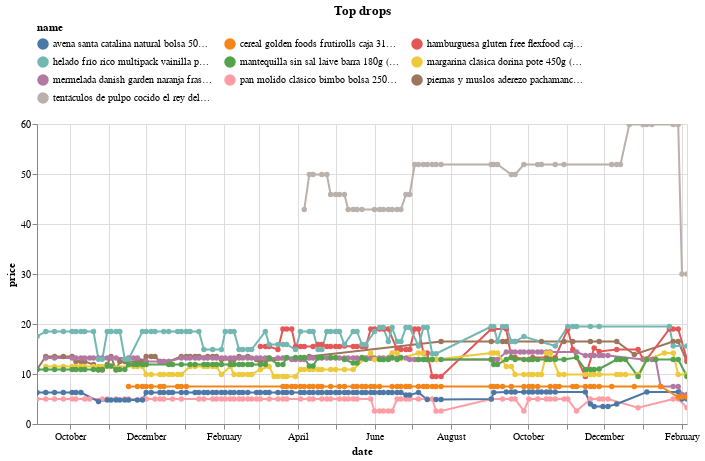

Notebook code cell kept with this figure:
### Code cell
(top_changes
 .sort_values('change')
 .head(10)
 .pipe(plot_changes, 'Top drops')
)

### Figure 1 — Vega-Lite specification as saved in the notebook (floating-point values rounded to 4 significant figures; data arrays with more than 128 entries replaced by an {"elided": "..."} marker saying what was removed)
{"config": {"view": {"continuousWidth": 300, "continuousHeight": 300}, "legend": {"columns": 3, "orient": "top"}}, "data": {"name": "data-4ab8582ea8392a6a7ceb2102485c8e68"}, "mark": {"type": "line", "point": true}, "encoding": {"color": {"field": "name", "scale": {"domain": ["avena santa catalina natural bolsa 500g (plaza_vea)", "cereal golden foods frutirolls caja 310g (plaza_vea)", "hamburguesa gluten free flexfood caja 240g (plaza_vea)", "helado frío rico multipack vainilla pote 130ml caja 4un (plaza_vea)", "mantequilla sin sal laive barra 180g (plaza_vea)", "margarina clásica dorina pote 450g (plaza_vea)", "mermelada danish garden naranja frasco 340g (plaza_vea)", "pan molido clásico bimbo bolsa 250g (plaza_vea)", "piernas y muslos aderezo pachamanca redondos bolsa 650g (plaza_vea)", "tentáculos de pulpo cocido el rey del pulpo x kg (plaza_vea)"]}, "type": "nominal"}, "tooltip": [{"field": "name", "type": "nominal"}, {"field": "price", "type": "quantitative"}, {"field": "last_price", "type": "quantitative"}], "x": {"field": "date", "type": "temporal"}, "y": {"field": "price", "type": "quantitative"}}, "params": [{"name": "param_3", "select": {"type": "point", "fields": ["name"]}, "bind": "legend"}, {"name": "param_4", "select": {"type": "interval", "encodings": ["x", "y"]}, "bind": "scales"}], "title": "Top drops", "transform": [{"filter": {"param": "param_3"}}], "width": 650, "$schema": "https://vega.github.io/schema/vega-lite/v5.16.3.json", "datasets": {"data-4ab8582ea8392a6a7ceb2102485c8e68": {"elided": "797 records"}}}
